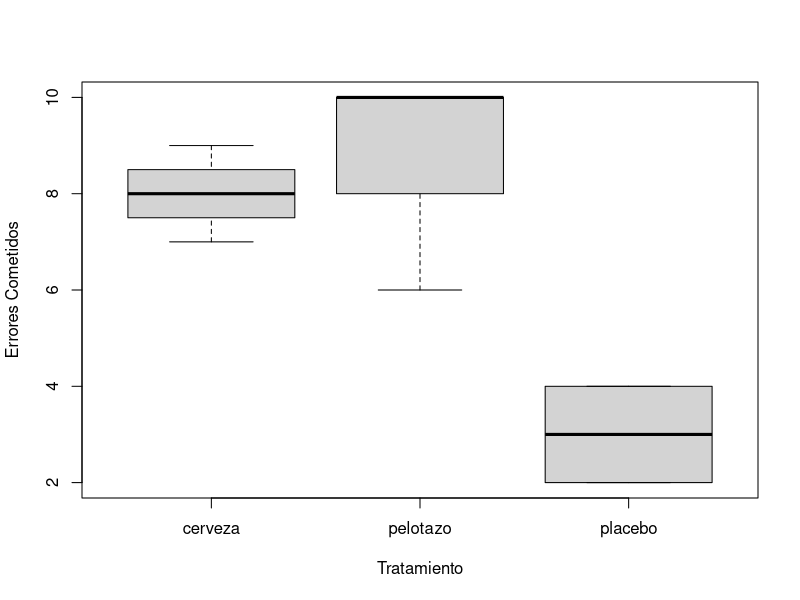

Write the R code that produced this figure.
## ---- chunk 1
knitr::opts_chunk$set(echo = TRUE)
## ---- chunk 2
cantidad.errores.cometidos=c(2,4,7,8,9,10,10,6)
tratamientos=c(rep("placebo",times=2),rep("cerveza",times=3),rep("pelotazo",times=3))

tabla.datos.ANOVA = data.frame(cantidad.errores.cometidos,tratamientos)

head(tabla.datos.ANOVA)
## ---- chunk 3
boxplot(cantidad.errores.cometidos ~ tratamientos, 
        data = tabla.datos.ANOVA,
        xlab = "Tratamiento",
        ylab = "Errores Cometidos")
## ---- chunk 4
ni = table(tabla.datos.ANOVA$tratamientos)
N = sum(ni)

sumas.niveles = aggregate(cantidad.errores.cometidos ~ tratamientos, 
                          data = tabla.datos.ANOVA, FUN="sum")
sumas.niveles

suma.total = sum(cantidad.errores.cometidos)
suma.total

SSTotal = sum(tabla.datos.ANOVA$cantidad.errores.cometidos^2)-(suma.total^2)/N
SSTotal

SSTr = sum(sumas.niveles[,2]^2/ni)-(suma.total^2)/N
SSTr

SSE = SSTotal-SSTr
SSE
## ---- chunk 5
k = 3

MStr = SSTr/(k-1)
MSE = SSE/(N-k)
F = MStr/MSE

p.valor = pf(F,k-1,N-k,lower.tail = FALSE)
p.valor
## ---- chunk 6
X = tabla.datos.ANOVA$cantidad.errores.cometidos
F = tabla.datos.ANOVA$tratamientos

summary(aov(X~F))
